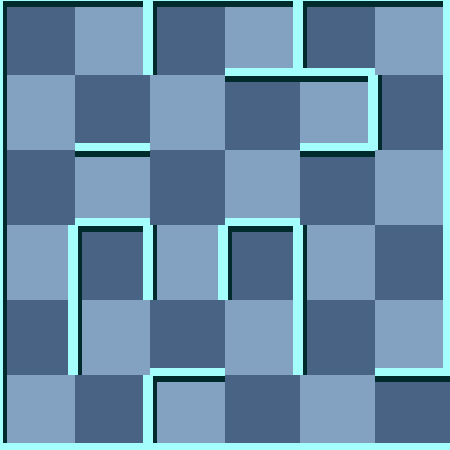

A 2D game scene composited from a Tiled map and its tileset images. What follows is a short description and the map's XML, with each tile layer's data collapsed to a summary:
An orthogonal 6x6 tile map with 75x75 px tiles, 2 tile layers (background, 块层 1) and 5 objects (2x RedMummy, Exit, Player, Trap).

<map version="1.0" orientation="orthogonal" width="6" height="6" tilewidth="75" tileheight="75">
 <tileset firstgid="1" name="wall" tilewidth="75" tileheight="75">
  <image source="gfx/wall.png" width="300" height="375" />
  <tile id="0">
   <properties>
    <property name="ValOfWall" value="0" />
   </properties>
  </tile>
  <tile id="1">
   <properties>
    <property name="ValOfWall" value="1" />
   </properties>
  </tile>
  <tile id="2">
   <properties>
    <property name="ValOfWall" value="2" />
   </properties>
  </tile>
  <tile id="3">
   <properties>
    <property name="ValOfWall" value="3" />
   </properties>
  </tile>
  <tile id="4">
   <properties>
    <property name="ValOfWall" value="4" />
   </properties>
  </tile>
  <tile id="5">
   <properties>
    <property name="ValOfWall" value="5" />
   </properties>
  </tile>
  <tile id="6">
   <properties>
    <property name="ValOfWall" value="6" />
   </properties>
  </tile>
  <tile id="7">
   <properties>
    <property name="ValOfWall" value="7" />
   </properties>
  </tile>
  <tile id="8">
   <properties>
    <property name="ValOfWall" value="8" />
   </properties>
  </tile>
  <tile id="9">
   <properties>
    <property name="ValOfWall" value="9" />
   </properties>
  </tile>
  <tile id="10">
   <properties>
    <property name="ValOfWall" value="10" />
   </properties>
  </tile>
  <tile id="11">
   <properties>
    <property name="ValOfWall" value="11" />
   </properties>
  </tile>
  <tile id="12">
   <properties>
    <property name="ValOfWall" value="12" />
   </properties>
  </tile>
  <tile id="13">
   <properties>
    <property name="ValOfWall" value="13" />
   </properties>
  </tile>
  <tile id="14">
   <properties>
    <property name="ValOfWall" value="14" />
   </properties>
  </tile>
  <tile id="15">
   <properties>
    <property name="ValOfWall" value="15" />
   </properties>
  </tile>
  <tile id="18">
   <properties>
    <property name="ValOfWall" value="-1" />
   </properties>
  </tile>
 </tileset>
 <layer name="background" width="6" height="6">
  <data>[36 cells, 36 non-empty, 2 distinct tile ids]</data>
 </layer>
 <layer name="块层 1" width="6" height="6">
  <data>[36 cells, 36 non-empty, 14 distinct tile ids]</data>
 </layer>
 <objectgroup name="对象层 1" width="6" height="6">
  <object name="Exit" x="450" y="375" />
  <object name="Player" x="375" y="75">
   <properties>
    <property name="value" value="1" />
   </properties>
  </object>
  <object name="Trap" x="225" y="0">
   <properties>
    <property name="value" value="10" />
   </properties>
  </object>
  <object name="RedMummy" x="225" y="225">
   <properties>
    <property name="value" value="25" />
   </properties>
  </object>
  <object name="RedMummy" x="150" y="300">
   <properties>
    <property name="value" value="21" />
   </properties>
  </object>
 </objectgroup>
</map>
